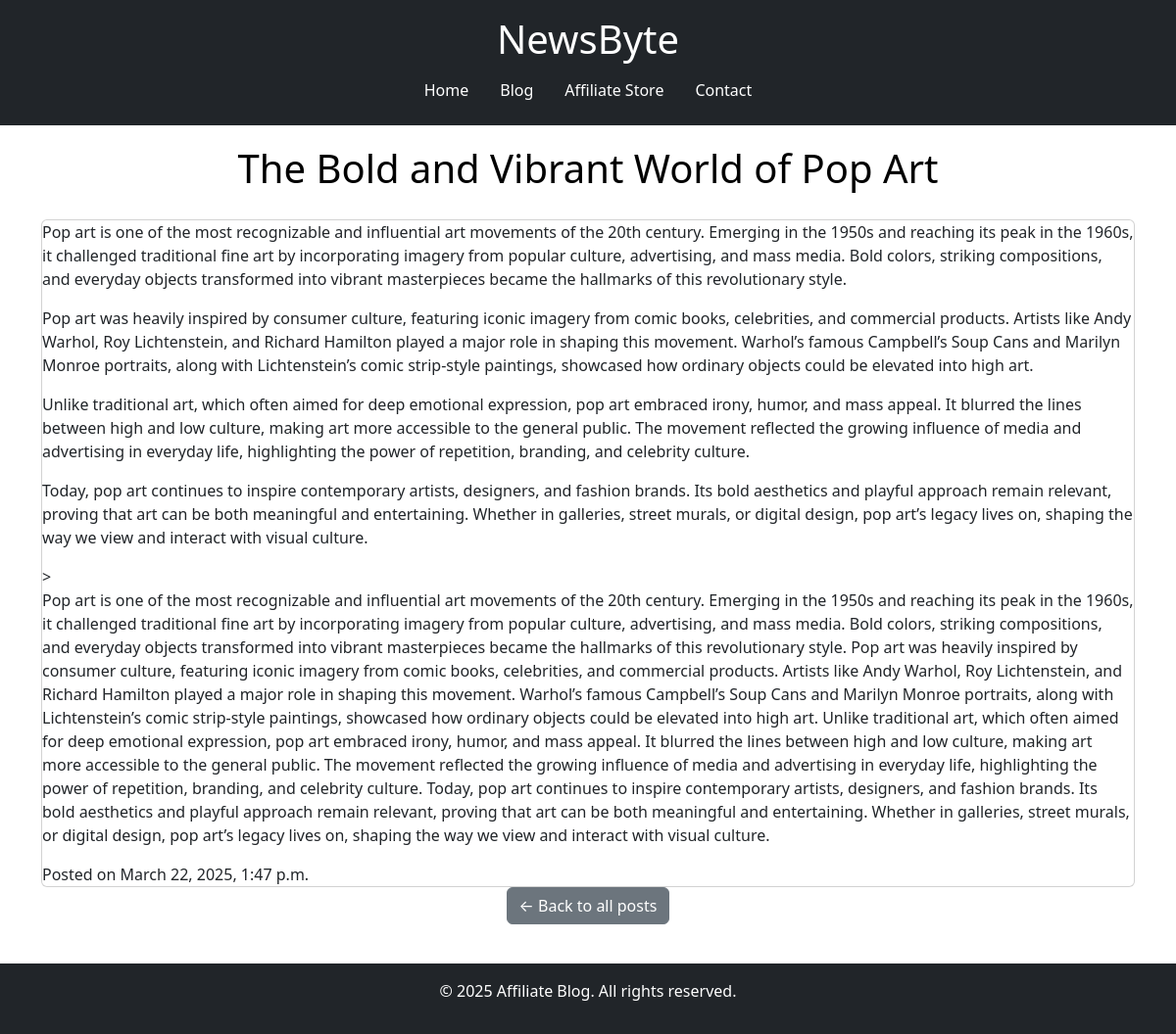
The app's page /posts/1/ with its own data.
### home/models.py (models this page shows, shortened)
class Post(models.Model):
    title = models.CharField(max_length=200)
    content = models.TextField()
    created_at = models.DateTimeField(auto_now_add=True)

### home/views.py (the view)
# urls.py: path('posts/<int:pk>/', post_detail, name='post_detail')
def post_detail(request, pk):
    post = get_object_or_404(Post, pk=pk)
    return render(request, 'home/post_detail.html', {'post': post})

### home/templates/home/post_detail.html (shortened to what this page needs)
{% load static %}
<!DOCTYPE html>
<html lang="en">
<head>
    <link rel="stylesheet" href="{% static '/css/style.css' %}">
    <link href="https://cdn.jsdelivr.net/npm/bootstrap@5.3.0/dist/css/bootstrap.min.css" rel="stylesheet">
</head>
<body>
    <header class="bg-dark text-white text-center py-3">
        <h1>NewsByte</h1>
        <nav>
            <ul class="nav justify-content-center">
                <li class="nav-item"><a class="nav-link text-white" href="{% url 'home' %}">Home</a></li>
                <li class="nav-item"><a class="nav-link text-white" href="blog.html">Blog</a></li>
                <li class="nav-item"><a class="nav-link text-white" href="store.html">Affiliate Store</a></li>
                <li class="nav-item"><a class="nav-link text-white" href="contact.html">Contact</a></li>
            </ul>
        </nav>
    </header>
    <h1 class="centre-header text-center">{{ post.title }}</h1>
<main>
<div class="container">
    <div class="card">
        <div class="card-content"{{ post.content|linebreaks }}>
            <p>{{ post.content }}</p>
        </div>
        <div class="timestamp">
            Posted on {{ post.created_at }}
        </div>
    </div>
    <div class="text-center">
        <a href="{% url 'home' %}" class="btn btn-secondary">← Back to all posts</a>
    </div>
</div>
</main>
<footer class="bg-dark text-white text-center py-3">
    <p>&copy; 2025 Affiliate Blog. All rights reserved.</p>
</footer>
</body>
</html>

### static/css/style.css (style rules this page uses)
body { font-family: Arial, sans-serif; margin: 0; padding: 0; background-color: #f8f8f8; }
header { color: white; padding: 15px; text-align: center; }
.nav-item { display: flex; justify-content: center; align-items: center; height: 100%; list-style-type: none; padding: 0; }
main { padding: 20px; }
.centre-header { margin-top: 20px; color: black; }
footer { text-align: center; padding: 10px; background-color: #333; color: white; margin-top: 20px; }

### records on screen
Post: title "The Bold and Vibrant World of Pop Art", content "Pop art is one of the most recognizable and influential art movements of the 20th century. Emerging in the 1950s and reaching its peak in the 1960s, it challenged traditional fine art by incorporating imagery from popular culture, advertising, and mass media. Bold colors, striking compositions, and everyday objects transformed into vibrant masterpieces became the hallmarks of this revolutionary style. Pop art was heavily inspired by consumer culture, featuring iconic imagery from comic books, celebrities, and commercial products. Artists like Andy Warhol, Roy Lichtenstein, and Richard Hamilton played a major role in shaping this movement. Warhol’s famous Campbell’s Soup Cans and Marilyn…", created_at "March 22, 2025, 1:47 p.m."
